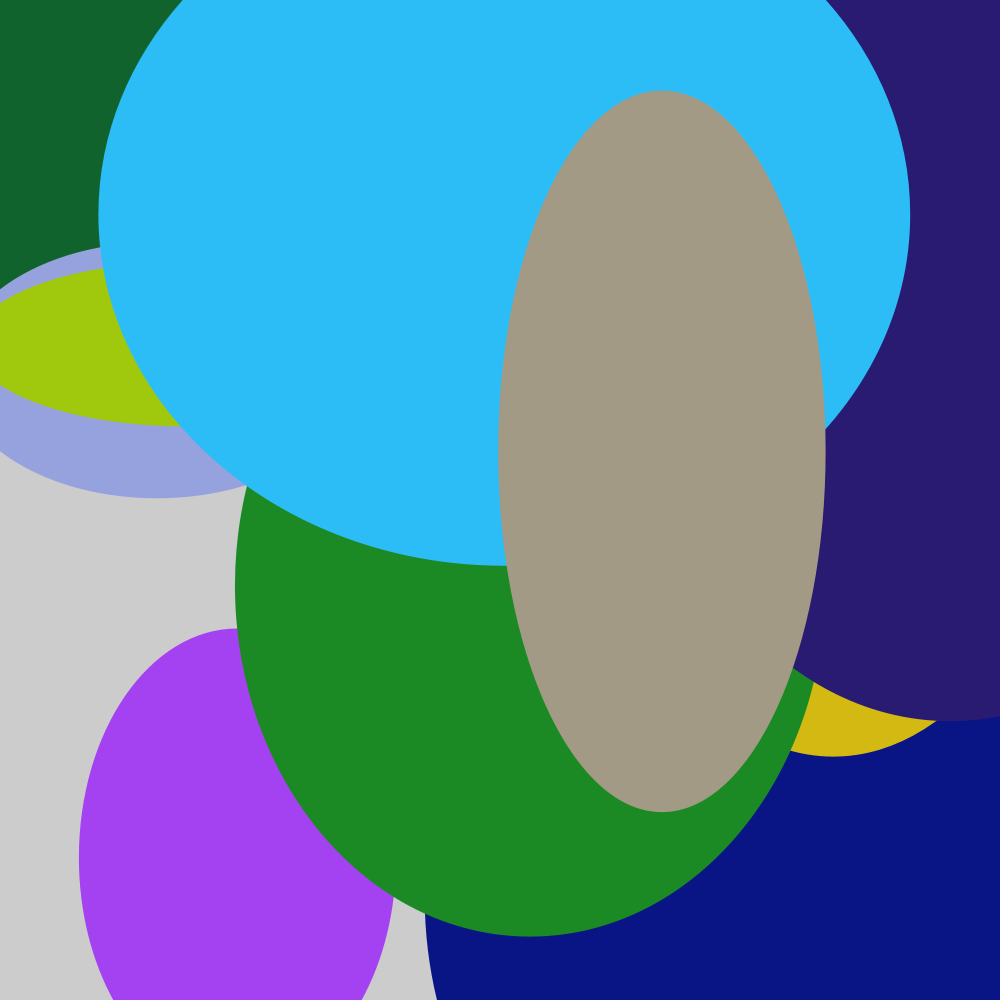
Frame 1 (no input)
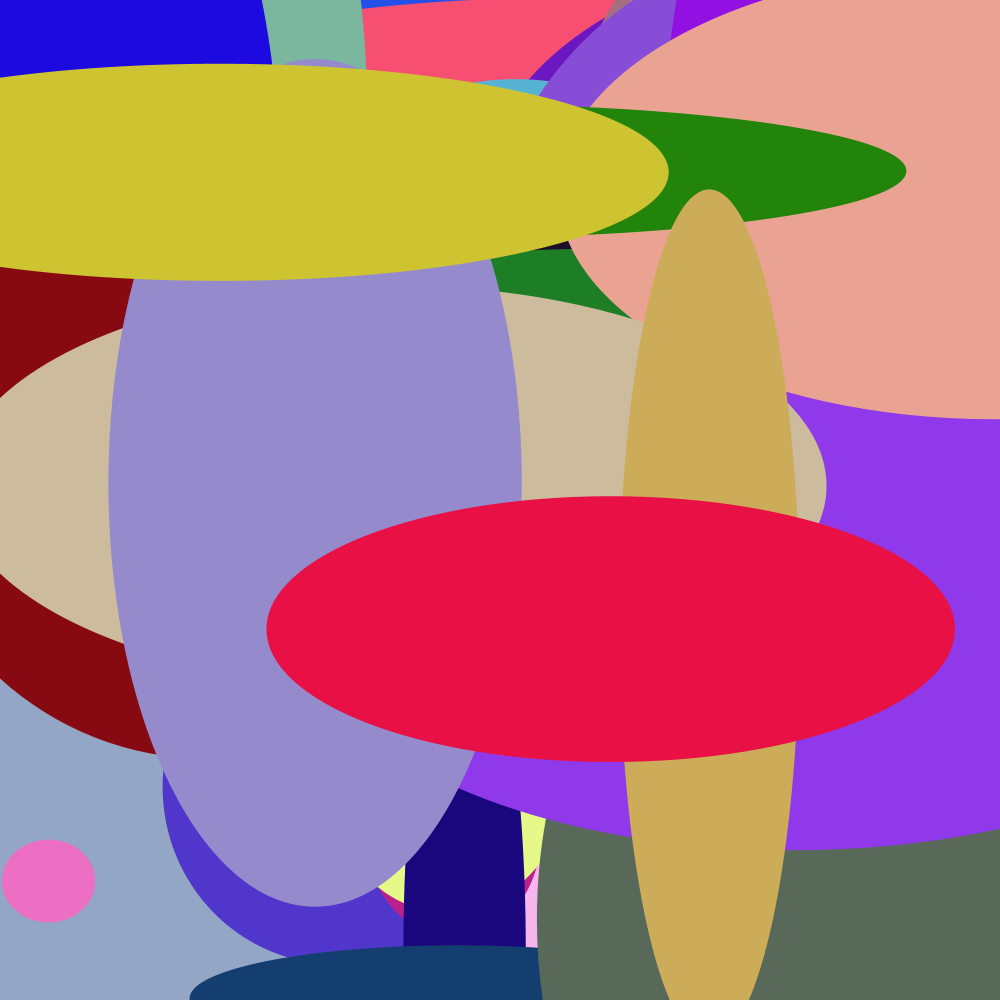
Frame 60 (the mouse pressed at the canvas centre just before this capture)
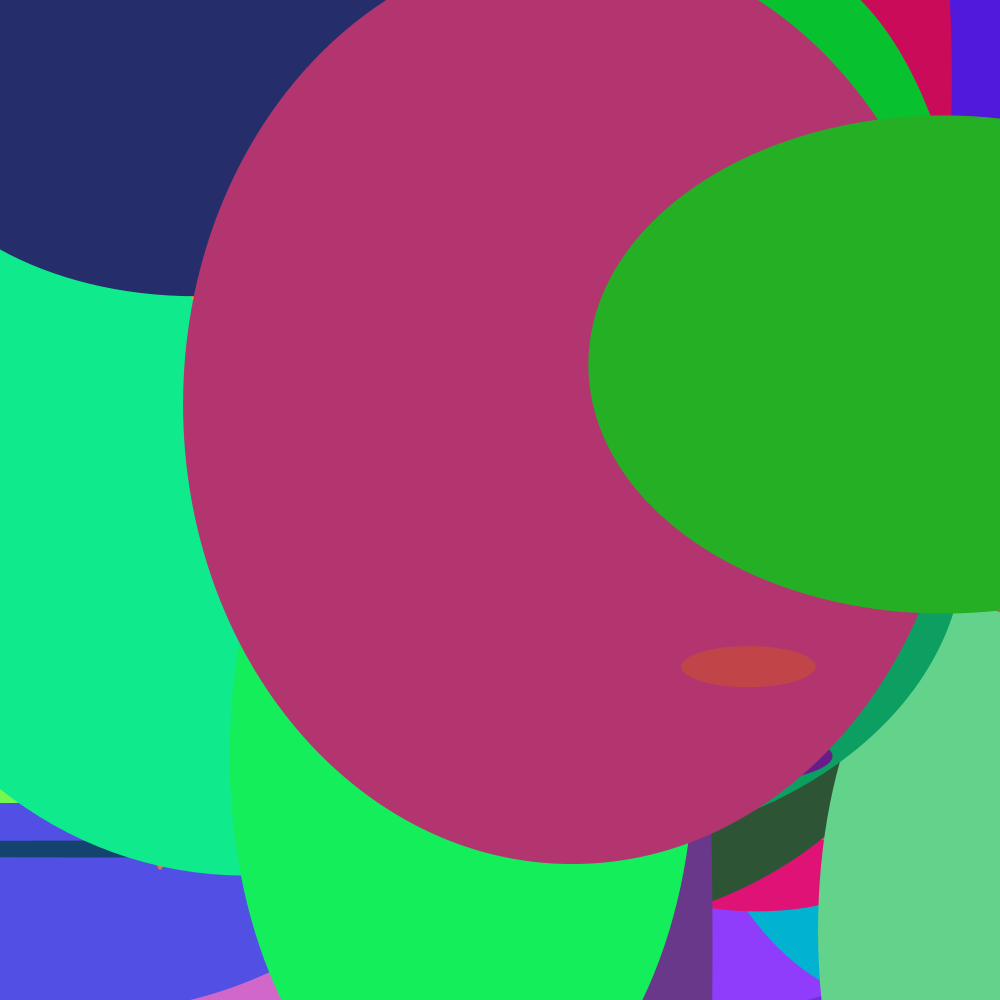
Frame 120 (the mouse held since frame 60 and released just before this capture)

The Processing sketch that drew these frames (run headless with seeded random() and noise(); from frame 60 on, the mouse is pressed at the canvas centre):

// Processing sketch: study
// ── study.pde
void setup(){

size(1000,1000);
noStroke();
smooth();
}
void draw(){

	for(int i = 0 ; i < 18 ; i ++){
		fill(random(255),random(255),random(255));
		ellipse(random(1000),random(1000),random(1000),random(1000));
	}
}
